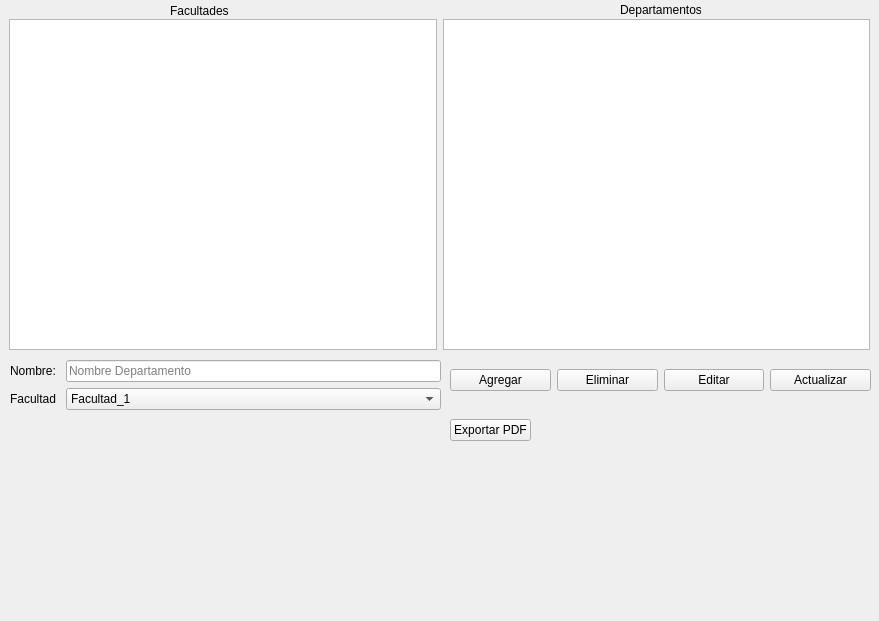
<?xml version="1.0" encoding="UTF-8"?>
<ui version="4.0">
 <class>DepartamentoPage</class>
 <widget class="QWidget" name="DepartamentoPage">
  <property name="geometry">
   <rect>
    <x>0</x>
    <y>0</y>
    <width>879</width>
    <height>621</height>
   </rect>
  </property>
  <property name="windowTitle">
   <string>Form</string>
  </property>
  <widget class="QWidget" name="horizontalLayoutWidget">
   <property name="geometry">
    <rect>
     <x>9</x>
     <y>19</y>
     <width>861</width>
     <height>331</height>
    </rect>
   </property>
   <layout class="QHBoxLayout" name="horizontalLayout">
    <item>
     <widget class="QTableView" name="tablaFacultades"/>
    </item>
    <item>
     <widget class="QTableView" name="tablaDepartamentos"/>
    </item>
   </layout>
  </widget>
  <widget class="QWidget" name="horizontalLayoutWidget_2">
   <property name="geometry">
    <rect>
     <x>450</x>
     <y>360</y>
     <width>421</width>
     <height>41</height>
    </rect>
   </property>
   <layout class="QHBoxLayout" name="horizontalBotones">
    <item>
     <widget class="QPushButton" name="btnAgregar">
      <property name="text">
       <string>Agregar</string>
      </property>
     </widget>
    </item>
    <item>
     <widget class="QPushButton" name="btnEliminar">
      <property name="text">
       <string>Eliminar</string>
      </property>
     </widget>
    </item>
    <item>
     <widget class="QPushButton" name="btnEditar">
      <property name="text">
       <string>Editar</string>
      </property>
     </widget>
    </item>
    <item>
     <widget class="QPushButton" name="btnActualizar">
      <property name="text">
       <string>Actualizar</string>
      </property>
     </widget>
    </item>
   </layout>
  </widget>
  <widget class="QLabel" name="lblFacultades">
   <property name="geometry">
    <rect>
     <x>170</x>
     <y>0</y>
     <width>61</width>
     <height>21</height>
    </rect>
   </property>
   <property name="text">
    <string>Facultades</string>
   </property>
  </widget>
  <widget class="QLabel" name="lblDepartamento">
   <property name="geometry">
    <rect>
     <x>620</x>
     <y>0</y>
     <width>81</width>
     <height>20</height>
    </rect>
   </property>
   <property name="text">
    <string>Departamentos</string>
   </property>
  </widget>
  <widget class="QWidget" name="formLayoutWidget">
   <property name="geometry">
    <rect>
     <x>10</x>
     <y>360</y>
     <width>431</width>
     <height>251</height>
    </rect>
   </property>
   <layout class="QFormLayout" name="formularioInformacion">
    <item row="0" column="0">
     <widget class="QLabel" name="lblNombre">
      <property name="text">
       <string>Nombre: </string>
      </property>
     </widget>
    </item>
    <item row="0" column="1">
     <widget class="QLineEdit" name="LineEditDepartamento">
      <property name="inputMask">
       <string/>
      </property>
      <property name="text">
       <string/>
      </property>
      <property name="placeholderText">
       <string>Nombre Departamento</string>
      </property>
     </widget>
    </item>
    <item row="1" column="0">
     <widget class="QLabel" name="lblFacultad">
      <property name="text">
       <string>Facultad</string>
      </property>
     </widget>
    </item>
    <item row="1" column="1">
     <widget class="QComboBox" name="comboBoxFacultad">
      <item>
       <property name="text">
        <string>Facultad_1</string>
       </property>
      </item>
      <item>
       <property name="text">
        <string>Facultad_2</string>
       </property>
      </item>
      <item>
       <property name="text">
        <string>Facultad_3</string>
       </property>
      </item>
      <item>
       <property name="text">
        <string>Facultad_4</string>
       </property>
      </item>
      <item>
       <property name="text">
        <string>Facultad_5</string>
       </property>
      </item>
     </widget>
    </item>
   </layout>
  </widget>
  <widget class="QWidget" name="horizontalLayoutWidget_3">
   <property name="geometry">
    <rect>
     <x>450</x>
     <y>410</y>
     <width>421</width>
     <height>41</height>
    </rect>
   </property>
   <layout class="QHBoxLayout" name="horizontalBotones_2">
    <item>
     <widget class="QPushButton" name="btnInforme">
      <property name="text">
       <string>Exportar PDF</string>
      </property>
     </widget>
    </item>
    <item>
     <spacer name="horizontalSpacer">
      <property name="orientation">
       <enum>Qt::Orientation::Horizontal</enum>
      </property>
      <property name="sizeHint" stdset="0">
       <size>
        <width>40</width>
        <height>20</height>
       </size>
      </property>
     </spacer>
    </item>
   </layout>
  </widget>
 </widget>
 <resources/>
 <connections/>
</ui>
